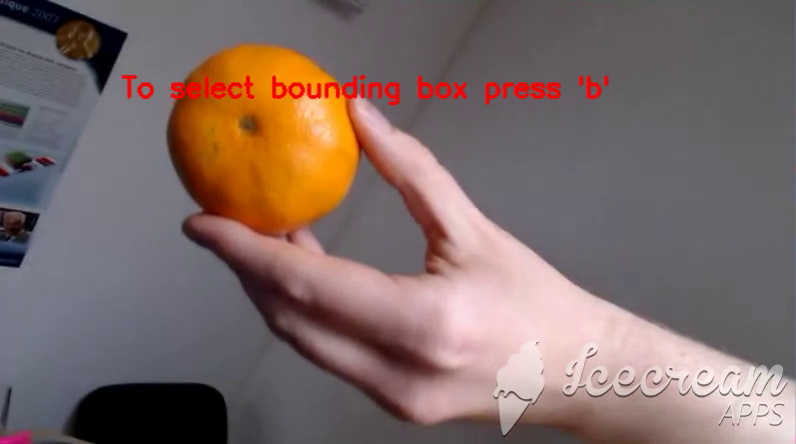
#> input picture frame 40 of images/fruittest.webm, 796 x 444 px, given in place of the camera
$ python motion_tracker.py
#> lines starting #> are read from the running program, lines starting #| are printed output that depends on the picture; after the words box and inside, x2 and y2 are one past the last pixel; in counts of white or black regions, pixels touching at a corner belong together
import argparse
import cv2

DELAY = 20

def grayscale(frame):
    # Converting color image to gray scale
    gray = cv2.cvtColor(frame, cv2.COLOR_BGR2GRAY)
    # Converting gray scale image to GaussianBlur
    gray = cv2.GaussianBlur(gray, (21, 21), 0)
    return gray

# Finding and drawing contours
def drawContours(background, frame, threshold, area):

    gray = grayscale(frame)
    # Calculation difference between init background and frame
    diff_frame = cv2.absdiff(background, gray)

    # Setup threshold
    thresh_frame = cv2.threshold(diff_frame,threshold, 255, cv2.THRESH_BINARY)[1]
    thresh_frame = cv2.dilate(thresh_frame, None, iterations = 2)

    # Finding contour of moving object
    cnts,_ = cv2.findContours(thresh_frame.copy(),
                       cv2.RETR_EXTERNAL, cv2.CHAIN_APPROX_SIMPLE)

    #print("moving objects: {}".format(len(cnts)))
    for contour in cnts:
        if cv2.contourArea(contour) < area:
            continue

        (x, y, w, h) = cv2.boundingRect(contour)
        cv2.rectangle(frame, (x, y), (x + w, y + h), (0, 255, 0), 3)

if __name__=="__main__":

    # Create parser of video path
    parser = argparse.ArgumentParser()
    parser.add_argument("-v", "--video", default = 'cam', type=str, help="Path to video. Default is your camera capturing.")
    args = parser.parse_args()

    # Check arguments
    if args.video=='cam':
        video = cv2.VideoCapture(0)

    else:
        video = cv2.VideoCapture(args.video)

    ok, frame = video.read()
#> frame is the input picture: shape (444, 796, 3); mean B, G, R 103.5, 106.7, 126.1
    # Initializing background as first frame
    background = grayscale(frame)
#> in grayscale, `gray = cv2.cvtColor(frame, cv2.COLOR_BGR2GRAY)`:
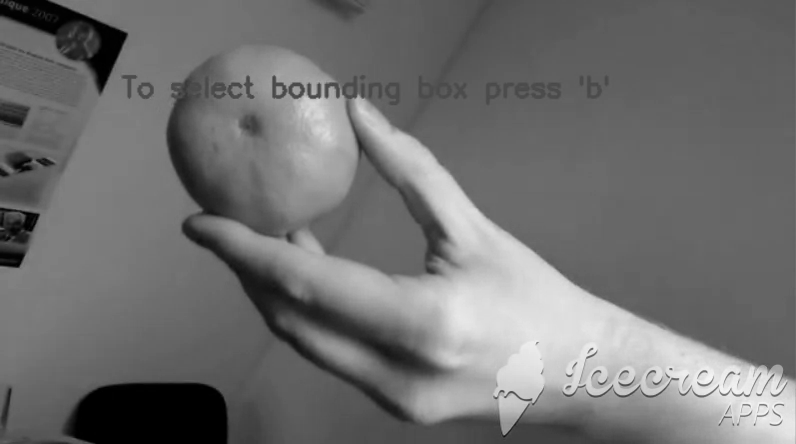
#> gray: shape (444, 796); min 0, max 246, mean 112.2
    background_list = list(background for i in range(DELAY))
#> background_list = 20 items


    while True:

        ok, frame = video.read()
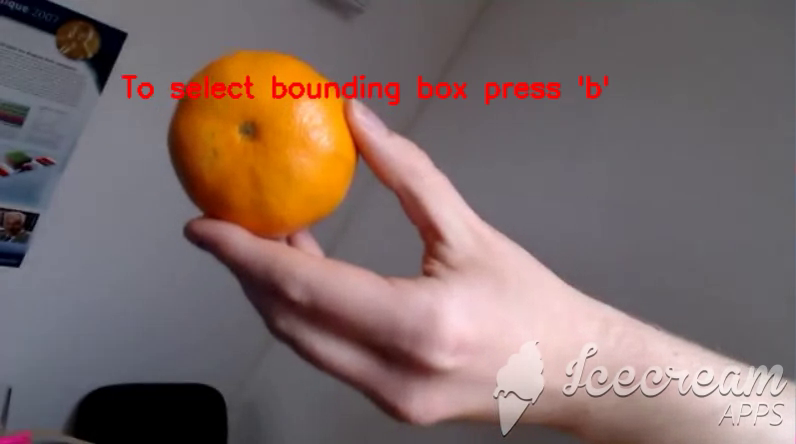
#> input picture frame 41 of images/fruittest.webm, 796 x 444 px, given in place of the camera
#> frame is the input picture: shape (444, 796, 3); mean B, G, R 103.8, 106.7, 125.7
        drawContours(background, frame, 40, 800)
#> in drawContours, `diff_frame = cv2.absdiff(background, gray)`:
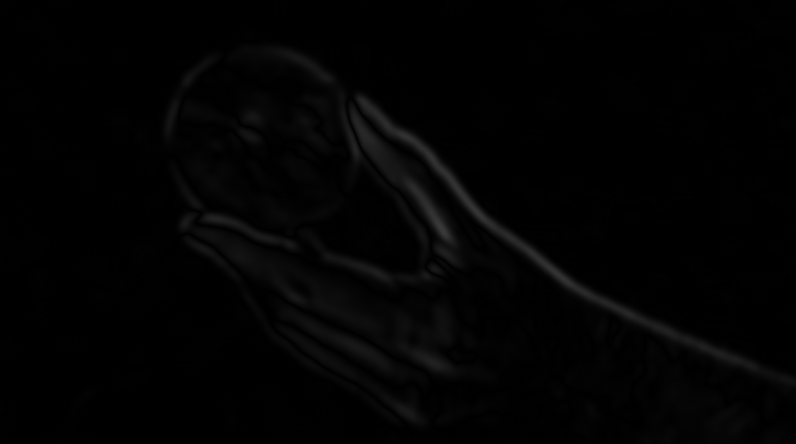
#> diff_frame: shape (444, 796); min 0, max 58, mean 2.6
#> in drawContours, `thresh_frame = cv2.threshold(diff_frame,threshold, 255, cv2.THRESH_BIN..`:
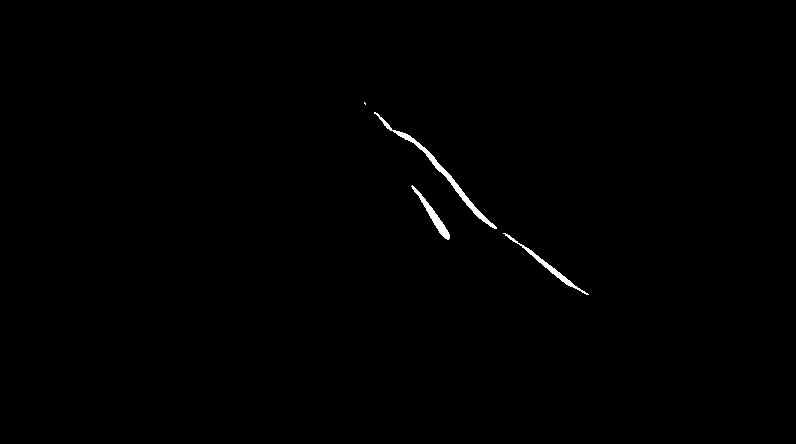
#> thresh_frame: shape (444, 796); 0.43% white; 4 white regions (1 under 20 px), largest, box (x1, y1, x2, y2) and area: (374, 112, 497, 229) 774, (503, 233, 589, 295) 379, (411, 185, 450, 240) 377
#> in drawContours, `thresh_frame = cv2.dilate(thresh_frame, None, iterations = 2)`:
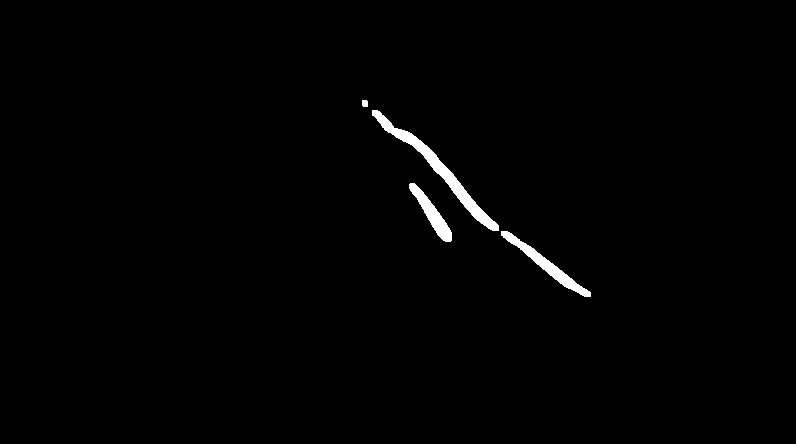
#> thresh_frame: shape (444, 796); 1% white; 4 white regions
#> in drawContours, `cnts,_ = cv2.findContours(thresh_frame.copy(), cv2.RETR_EXTERNAL, cv2...`: cnts = 4 contours; box (x1, y1, x2, y2) and area: (372, 110, 499, 231) 1604, (501, 231, 591, 297) 892, (409, 183, 452, 242) 705, (362, 100, 368, 107) 29
#> the loop in drawContours, `for contour in cnts:` made 4 passes
#> (x, y, w, h) on passes 1, 3: (501, 231, 90, 66), (372, 110, 127, 121)
#> after the loop in drawContours, `for contour in cnts:`:
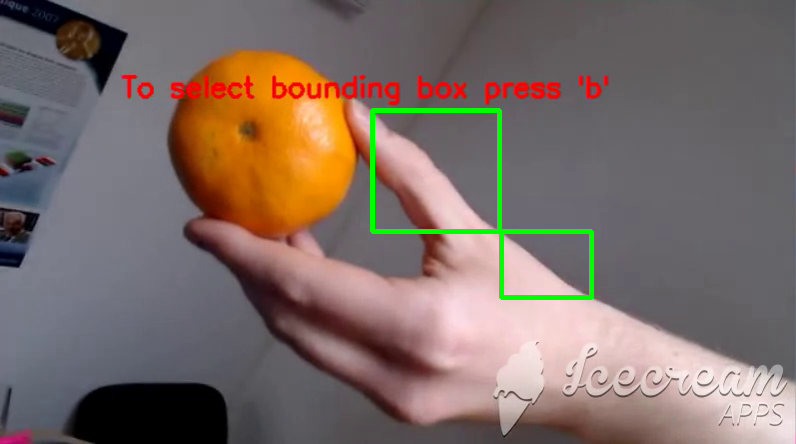
#> frame: shape (444, 796, 3); 1.13% of pixels changed, all inside (x1, y1, x2, y2) = (370, 108, 594, 300)
        cv2.imshow("Color Frame", frame)


        background = background_list[DELAY - 1]

        # Update list of background
        background_list.pop(0)
        background_list.append(grayscale(frame))
#> in grayscale (call 3), `gray = cv2.GaussianBlur(gray, (21, 21), 0)`:
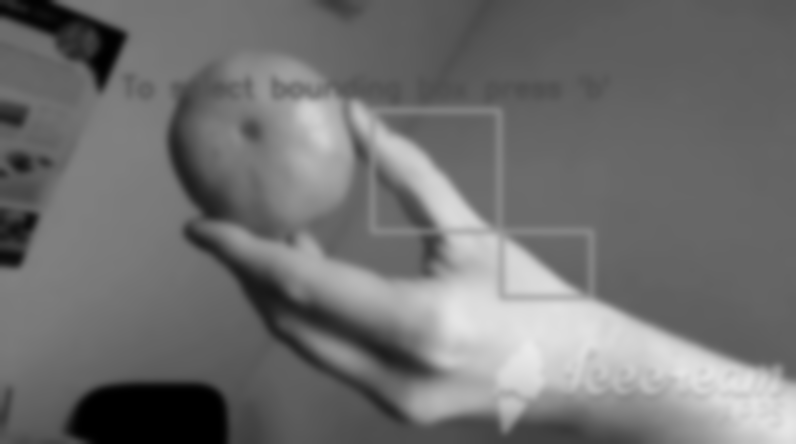
#> gray: shape (444, 796); min 0, max 234, mean 112.3

        key = cv2.waitKey(1)
#> (key Esc is pressed here)
        if key == 27:
            break

    video.release()
    cv2.destroyAllWindows()
